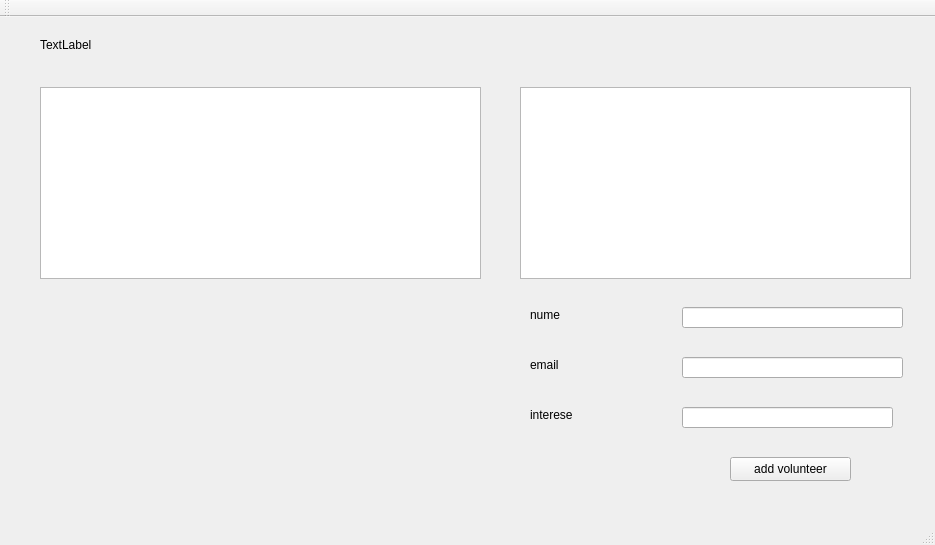
<?xml version="1.0" encoding="UTF-8"?>
<ui version="4.0">
 <class>WindowClass</class>
 <widget class="QMainWindow" name="WindowClass">
  <property name="geometry">
   <rect>
    <x>0</x>
    <y>0</y>
    <width>935</width>
    <height>545</height>
   </rect>
  </property>
  <property name="windowTitle">
   <string>Window</string>
  </property>
  <widget class="QWidget" name="centralWidget">
   <widget class="QListWidget" name="departments_volunteers_list">
    <property name="geometry">
     <rect>
      <x>40</x>
      <y>70</y>
      <width>441</width>
      <height>192</height>
     </rect>
    </property>
   </widget>
   <widget class="QLabel" name="description_label">
    <property name="geometry">
     <rect>
      <x>40</x>
      <y>20</y>
      <width>871</width>
      <height>16</height>
     </rect>
    </property>
    <property name="text">
     <string>TextLabel</string>
    </property>
   </widget>
   <widget class="QListWidget" name="unassigned_volunteers_list">
    <property name="geometry">
     <rect>
      <x>520</x>
      <y>70</y>
      <width>391</width>
      <height>192</height>
     </rect>
    </property>
   </widget>
   <widget class="QLineEdit" name="name_line_edit">
    <property name="geometry">
     <rect>
      <x>682</x>
      <y>290</y>
      <width>221</width>
      <height>21</height>
     </rect>
    </property>
   </widget>
   <widget class="QLineEdit" name="email_line_edit">
    <property name="geometry">
     <rect>
      <x>682</x>
      <y>340</y>
      <width>221</width>
      <height>21</height>
     </rect>
    </property>
   </widget>
   <widget class="QLineEdit" name="interests_line_edit">
    <property name="geometry">
     <rect>
      <x>682</x>
      <y>390</y>
      <width>211</width>
      <height>21</height>
     </rect>
    </property>
   </widget>
   <widget class="QLabel" name="name_label">
    <property name="geometry">
     <rect>
      <x>530</x>
      <y>290</y>
      <width>49</width>
      <height>16</height>
     </rect>
    </property>
    <property name="text">
     <string>nume</string>
    </property>
   </widget>
   <widget class="QLabel" name="email_label">
    <property name="geometry">
     <rect>
      <x>530</x>
      <y>340</y>
      <width>49</width>
      <height>16</height>
     </rect>
    </property>
    <property name="text">
     <string>email</string>
    </property>
   </widget>
   <widget class="QLabel" name="interests_label">
    <property name="geometry">
     <rect>
      <x>530</x>
      <y>390</y>
      <width>49</width>
      <height>16</height>
     </rect>
    </property>
    <property name="text">
     <string>interese</string>
    </property>
   </widget>
   <widget class="QPushButton" name="add_volunteer_button">
    <property name="geometry">
     <rect>
      <x>730</x>
      <y>440</y>
      <width>121</width>
      <height>24</height>
     </rect>
    </property>
    <property name="text">
     <string>add volunteer</string>
    </property>
   </widget>
  </widget>
  <widget class="QMenuBar" name="menuBar">
   <property name="geometry">
    <rect>
     <x>0</x>
     <y>0</y>
     <width>935</width>
     <height>22</height>
    </rect>
   </property>
  </widget>
  <widget class="QToolBar" name="mainToolBar">
   <attribute name="toolBarArea">
    <enum>TopToolBarArea</enum>
   </attribute>
   <attribute name="toolBarBreak">
    <bool>false</bool>
   </attribute>
  </widget>
  <widget class="QStatusBar" name="statusBar"/>
 </widget>
 <layoutdefault spacing="6" margin="11"/>
 <resources>
  <include location="Window.qrc"/>
 </resources>
 <connections/>
</ui>
